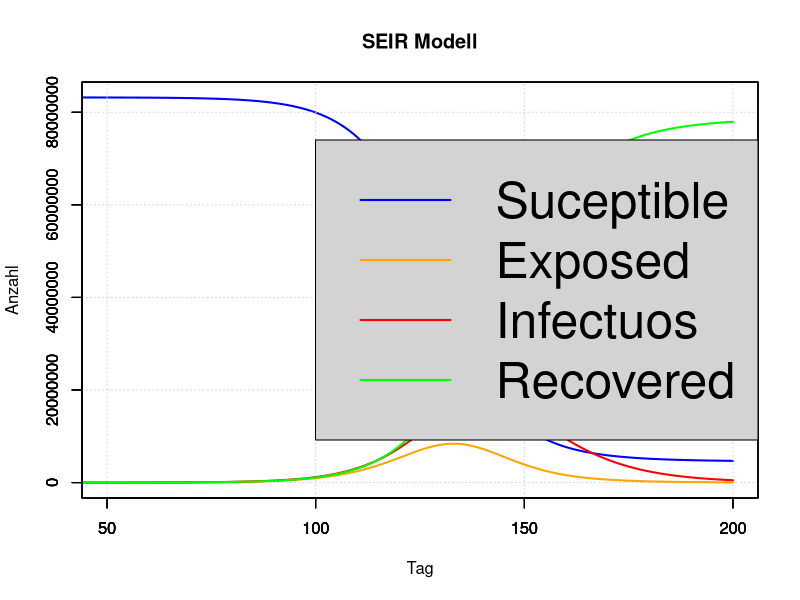

Reproduce this figure in R.
#!/usr/bin/env Rscript
#
#
# Script: SEIR.r
#
# Stand: 2020-10-21
# (c) 2020 by Thomas Arend, Rheinbach
# E-Mail: thomas@arend-rhb.de
#

MyScriptName <-"SEIR"


# Epidemiologie SEIR Modell

library(data.table)

options( 
  digits = 7
  , scipen = 999
  , Outdec = "."
  , max.print = 3000
)

setwd("~/git/R-Example")

pEI <- 1/4 # probability to get infectious after being exposed
pIR <- 1/10 # probability to recover when infectious

Tn <- 200 # Number of iterations (days)

Population <- 83200000 # Population at start

R0 <- 3 * pIR # Reproduction value at start (persons / day)

png(filename="png/SEIR.png"
  , width = 1920
  , height = 1080
  )


SEIR <- data.table(
    S = c( Population - 100 , rep(0,Tn-1))
  , E = c( 100 ,rep(0,Tn-1))
  , I = rep( 0 , Tn )
  , R = rep( 0 , Tn )
)

for  (i in 2:Tn) {
  
  SEIR$R[i] <- SEIR$R[i-1] + SEIR$I[i-1] * pIR
  
  SEIR$I[i] <- SEIR$I[i-1] * ( 1 - pIR ) + SEIR$E[i-1] * pEI 
  
  Infect <-  R0 * SEIR$S[i-1] / Population * SEIR$I[i-1]
  
  if (Infect > SEIR$S[i-1] ) { Infect = SEIR$S[i-1] }
  
  SEIR$E[i] <- SEIR$E[i-1] * ( 1 - pEI ) + Infect
  
  SEIR$S[i] <- SEIR$S[i-1] - Infect
  
}

plot( 1:Tn
     , SEIR$S
     , type="l"
     , lwd = 2
     , col = "blue"
     , xlab = "Tag"
     , ylab = "Anzahl"
     , xlim = c( 50, Tn)
     , ylim = c(0, Population)
     , main = "SEIR Modell"
)
grid()

par ( new = TRUE )

plot( 1:Tn 
     , SEIR$E
     , type="l"
     , lwd = 2
     , col = "orange"
     , xlab = ""
     , xlim = c( 50, Tn)
     , ylab = ""
     , ylim = c(0, Population)
)

par ( new = TRUE )

plot( 1:Tn 
     , SEIR$I
     , type="l"
     , lwd = 2
     , col = "red"
     , xlab = ""
     , xlim = c( 50, Tn)
     , ylab = ""
     , ylim = c(0, Population)
)

par ( new = TRUE )

plot(1:Tn 
     ,  SEIR$R
     , type="l"
     , lwd = 2
     , col = "green"
     , xlab = ""
     , xlim = c( 50, Tn)
     , ylab = ""
     , ylim = c(0, Population)
)

legend( "right"
      , legend = c("Suceptible", "Exposed", "Infectuos", "Recovered")
#      , lty = 2
      , col = c("blue","orange","red","green")
      , cex = 3
      , lwd = 2
      , bg = "lightgray"
      )
print (SEIR)

dev.off()
